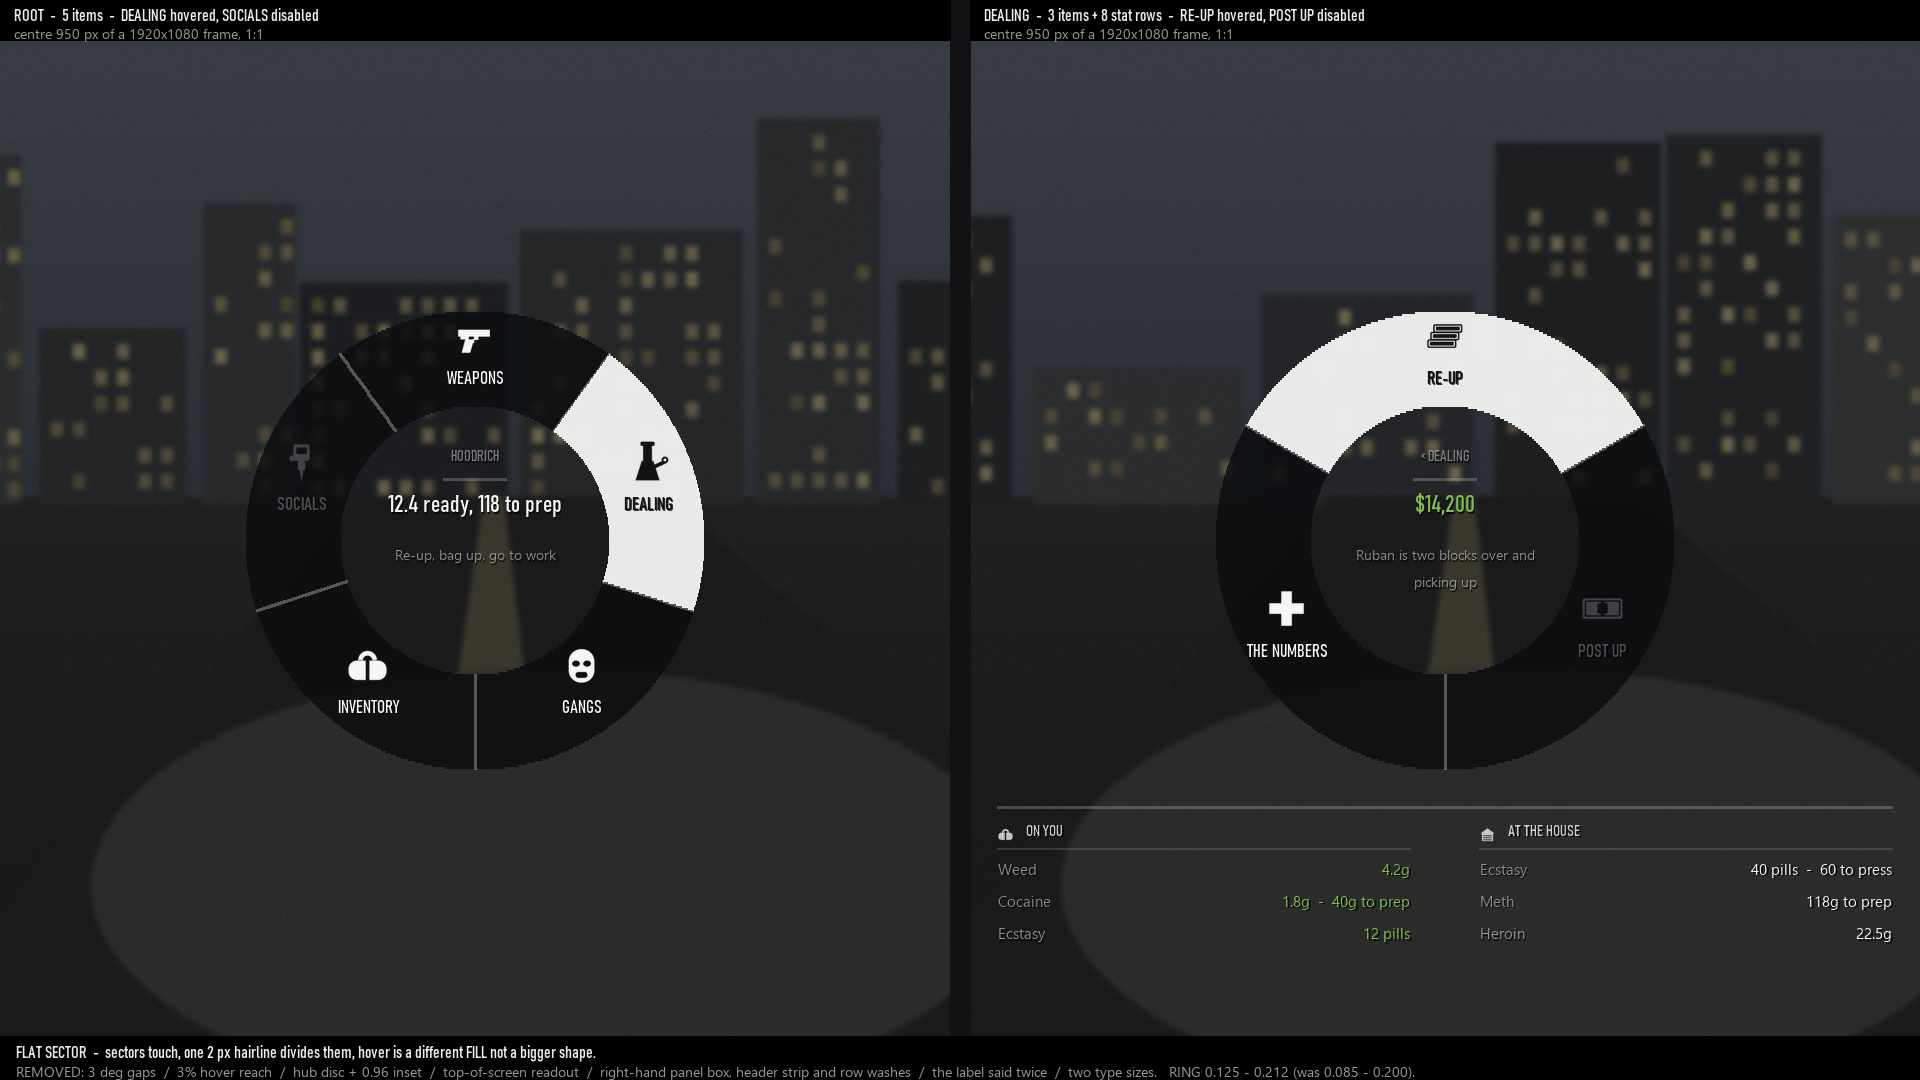

Write the Python code that produced this figure.
# -*- coding: utf-8 -*-
#
# HOODRICH wheel redesign -- direction "FLAT SECTOR, NO GAPS"  (key: flat)
#
# The thesis: the current wheel separates things three times over (3 degree gaps, a 3% hover
# reach, a 0.96 hub inset) and says the same thing in three places (wedge label, hub title,
# top-of-screen readout, plus a right-hand panel that drags the whole composition sideways).
#
# This design does the opposite. Sectors TOUCH. Selection is a change of FILL, not of size.
# Division is one hairline. Every word sits inside or directly under the ring, on one vertical
# axis, so the composition is symmetric and the reading distance is short.
#
# WHAT IS REMOVED
#   * the 3 degree segment gap          -> sectors meet exactly, one hairline between them
#   * the 3% hover reach                -> hovered sector is the SAME shape, near-white fill
#   * the hub disc and its 0.96 inset   -> the centre is open backdrop; the ring floats
#   * the top-of-screen readout at 0.085 -> folded into the open centre
#   * the right-hand stat panel box     -> two centred columns under the ring, no box
#   * the panel header strip + accent rule + alternating row washes + PanelTitle
#   * the label duplicated in the readout (the wedge already says it, in white, lit up)
#   * two of the four type sizes
#
# WHAT IS DRAWN, AND WITH WHAT
#   Draw.Rect            backdrop, hairline rules, footer rules
#   Draw.Wedge           the sectors (no gap between them)
#   Draw.Rect            the hairline spokes, as a run of ~55 small squares along the radius
#   Draw.File            the data/icons PNGs, tinted
#   Draw.Text / TextRight / MeasureText / Fit    all copy
#   No Draw.Disc at all -- there is no hub any more.
#   Nothing here needs a gradient, a rounded corner, a blur or a stroked line.
#
# UNITS: fractions of screen HEIGHT. x is divided by aspect (Draw.ToX) before it becomes a
# width fraction. Panel/column widths are already WIDTH fractions and are not divided.
#
# THE IMAGE: two 950 px wide windows into a 1920x1080 game frame, at 1:1 pixel scale, so the
# type is shown at the size it will really be. The design lives on the centre column of the
# screen, so nothing outside those windows is being hidden.

import math
import os
import random

from PIL import Image, ImageDraw, ImageFont, ImageFilter

ROOT = r'C:\projects\hoodrich'
ICONS = os.path.join(ROOT, 'data', 'icons')
OUT = os.path.join(ROOT, 'preview', 'wheel_flat.png')

SW, SH = 1920, 1080          # the game frame each window looks into
ASPECT = SW / float(SH)
WIN_W = 950                  # window width, 1:1
CANVAS_W, CANVAS_H = 1920, 1080

# ---- palette (Palette.cs, as RGBA) -----------------------------------------

BACKDROP      = (0, 0, 0, 140)
SEGMENT       = (10, 12, 14, 210)
SEG_HOVER     = (240, 242, 240, 245)
SEG_DISABLED  = (10, 12, 14, 210)    # disabled: the SAME fill as enabled. See note below.
HAIRLINE      = (245, 245, 245, 78)  # Palette.Alpha(Accent, 78)
RULE          = (245, 245, 245, 55)
RULE_FAINT    = (245, 245, 245, 34)
TEXT          = (255, 255, 255, 245)
TEXT_DIM      = (176, 179, 181, 190)
TEXT_ON_HOVER = (16, 18, 20, 255)
TEXT_DISABLED = (150, 152, 156, 255)
ACCENT        = (245, 245, 245, 255)
CASH          = (126, 190, 79, 255)
WARN          = (232, 177, 44, 255)

# ---- geometry ---------------------------------------------------------------

INNER  = 0.125     # was 0.085. Bigger hole, so the readout can live in it.
OUTER  = 0.212     # was 0.200
MID    = (INNER + OUTER) * 0.5
BAND   = OUTER - INNER          # 0.087 -- thinner than today's 0.115

HAIR_LINE_PX = 2.0  # hairline thickness in device pixels, drawn as a run of small squares.

ICON_H   = 0.042
ICON_DY  = -0.020
LABEL_DY = 0.010

FOOT_TOP  = 0.5 + OUTER + 0.036
ROW_H     = 0.030
COL_W     = 0.215                     # width fraction
COL_GUT   = 0.036
FOOT_LEFT = 0.5 - (COL_W * 2 + COL_GUT) * 0.5


# ---- text -------------------------------------------------------------------

def _load(paths, px):
    for p in paths:
        try:
            return ImageFont.truetype(p, px)
        except Exception:
            pass
    return ImageFont.load_default()


_CACHE = {}


def gfont(px, condensed):
    """FontLabel is Chalet Comprime Cologne (condensed); FontBody is Chalet London (plain)."""
    key = (px, condensed)
    if key in _CACHE:
        return _CACHE[key]
    if condensed:
        f = _load([r'C:\Windows\Fonts\bahnschrift.ttf', r'C:\Windows\Fonts\segoeuisl.ttf',
                   r'C:\Windows\Fonts\arialn.ttf'], px)
        try:
            f.set_variation_by_name('Condensed')
        except Exception:
            pass
    else:
        f = _load([r'C:\Windows\Fonts\segoeui.ttf', r'C:\Windows\Fonts\arial.ttf'], px)
    _CACHE[key] = f
    return f


def px_of(scale):
    """GTA text scale -> pixels. Matched to wheel_current.py so sizes compare like for like."""
    return max(9, int(round(scale * 52)))


class Type(object):
    """Collects every string for one frame so they can be composited in one pass."""

    def __init__(self):
        self.layer = Image.new('RGBA', (SW, SH), (0, 0, 0, 0))
        self.d = ImageDraw.Draw(self.layer)

    def measure(self, s, scale, condensed):
        return self.d.textlength(s, font=gfont(px_of(scale), condensed)) / float(SW)

    def put(self, s, x, y, scale, colour, condensed=True, align='c', shadow=True):
        """x,y are normalized; y is the TOP edge, matching Draw.Text."""
        if not s:
            return
        f = gfont(px_of(scale), condensed)
        w = self.d.textlength(s, font=f)
        px = x * SW
        if align == 'c':
            px -= w * 0.5
        elif align == 'r':
            px -= w
        py = y * SH
        if shadow:
            self.d.text((px + 1.4, py + 1.4), s, font=f, fill=(0, 0, 0, 200))
        self.d.text((px, py), s, font=f, fill=colour)

    def fit(self, s, max_w, scale, condensed):
        """Draw.Fit: trim to width (a WIDTH fraction) with an ellipsis."""
        if not s or self.measure(s, scale, condensed) <= max_w:
            return s
        while s and self.measure(s + '...', scale, condensed) > max_w:
            s = s[:-1]
        return s.rstrip(' ,') + '...' if s else ''

    def wrap(self, s, max_w, scale, condensed, lines=2):
        """Word wrap. In C# this is a loop over MeasureText, nothing exotic."""
        words, out, cur = s.split(), [], ''
        for word in words:
            trial = (cur + ' ' + word).strip()
            if cur and self.measure(trial, scale, condensed) > max_w:
                out.append(cur)
                cur = word
                if len(out) == lines:
                    break
            else:
                cur = trial
        if cur and len(out) < lines:
            out.append(cur)
        if len(out) == lines and cur and out[-1] != cur:
            out[-1] = self.fit(out[-1] + ' ' + cur, max_w, scale, condensed)
        return out[:lines]


# ---- shapes -----------------------------------------------------------------

def to_x(h):
    return h / ASPECT


class Shapes(object):
    """One layer of rectangles. Everything in here is literally Draw.Rect."""

    def __init__(self):
        self.layer = Image.new('RGBA', (SW, SH), (0, 0, 0, 0))
        self.d = ImageDraw.Draw(self.layer)

    def rect(self, x, y, w, h, c):
        """Draw.Rect: centre-anchored, w and h already normalized on their own axis."""
        x0 = (x - w * 0.5) * SW
        x1 = (x + w * 0.5) * SW
        y0 = (y - h * 0.5) * SH
        y1 = (y + h * 0.5) * SH
        self.d.rectangle([x0, y0, max(x1, x0 + 1), max(y1, y0 + 1)], fill=c)

    def rule(self, cx, y, w, c, thick=0.0016):
        self.rect(cx, y, w, thick, c)

    def spoke(self, cx, cy, r_in, r_out, angle_deg, c, thick_px=2.0, step_px=1.6):
        """
        The hairline that divides two sectors.
        NOT a thin wedge: a 0.3 degree wedge is narrower than one 2 px scan row wherever the
        boundary runs near-horizontal, so it comes out dotted -- the exact defect the old
        Draw.Arc had. Walked along the RADIUS instead, one small square per step, which is
        solid at every angle and costs about 55 rects. Draw.Rect only.
        """
        rad = math.radians(angle_deg)
        sx, sy = math.sin(rad), math.cos(rad)
        t = thick_px / float(SH)
        steps = max(2, int(((r_out - r_in) * SH) / step_px))
        for k in range(steps + 1):
            r = r_in + (r_out - r_in) * k / float(steps)
            self.rect(cx + to_x(r * sx), cy - r * sy, to_x(t), t, c)

    def wedge(self, cx, cy, r_in, r_out, a_from, a_to, c):
        """
        Draw.Wedge, emulated row by row exactly as Draw.cs does it -- RowPixels = 2, rows
        landed on whole device pixels, one Rect per row. The slightly stepped edges you can
        see here are the real ones; this is not a smoothed preview.
        """
        span = a_to - a_from
        if span <= 0 or r_out <= r_in:
            return
        if span > 170.0:                      # MaxSpanDegrees
            mid = a_from + span * 0.5
            self.wedge(cx, cy, r_in, r_out, a_from, mid, c)
            self.wedge(cx, cy, r_in, r_out, mid, a_to, c)
            return

        a0, a1 = math.radians(a_from), math.radians(a_to)
        s0, c0 = math.sin(a0), math.cos(a0)
        s1, c1 = math.sin(a1), math.cos(a1)

        row = 2                                # RowPixels
        cy_px = cy * SH
        top = int(math.floor((cy - r_out) * SH))
        bot = int(math.ceil((cy + r_out) * SH))
        top -= (top - int(cy_px)) % row

        for py in range(top, bot, row):
            dy = (cy_px - (py + row * 0.5)) / float(SH)     # up-positive, height fraction
            if abs(dy) >= r_out:
                continue
            outer = math.sqrt(r_out * r_out - dy * dy)
            hole = math.sqrt(max(0.0, r_in * r_in - dy * dy))

            spans = [(-outer, -hole), (hole, outer)] if hole > 0 else [(-outer, outer)]

            # Two half-planes clip the sector: c0*dx - s0*dy >= 0 and c1*dx - s1*dy <= 0.
            for lo, hi in spans:
                lo2, hi2 = lo, hi
                for cc, ss, want_ge in ((c0, s0, True), (c1, s1, False)):
                    t = ss * dy
                    if abs(cc) < 1e-9:
                        if (0.0 >= t) != want_ge and abs(0.0 - t) > 1e-12:
                            lo2, hi2 = 0.0, -1.0
                        continue
                    bound = t / cc
                    ge = want_ge if cc > 0 else (not want_ge)
                    if ge:
                        lo2 = max(lo2, bound)
                    else:
                        hi2 = min(hi2, bound)
                if hi2 - lo2 <= 0:
                    continue
                x0 = (cx + to_x((lo2 + hi2) * 0.5)) * SW
                w = to_x(hi2 - lo2) * SW
                self.d.rectangle([x0 - w * 0.5, py, x0 + w * 0.5, py + row], fill=c)


# ---- icons ------------------------------------------------------------------

_ICON_CACHE = {}


def icon(layer, name, cx, cy, h, colour):
    """Draw.File: a white mask PNG, square, tinted, centred, sized by screen height."""
    path = os.path.join(ICONS, name)
    if not os.path.exists(path):
        return False
    side = max(2, int(round(h * SH)))
    key = (name, side)
    if key not in _ICON_CACHE:
        src = Image.open(path).convert('RGBA').resize((side, side), Image.LANCZOS)
        _ICON_CACHE[key] = src.split()[3]
    mask = _ICON_CACHE[key]
    a = colour[3]
    if a < 255:
        mask = mask.point(lambda v: v * a // 255)
    tint = Image.new('RGBA', (side, side), (colour[0], colour[1], colour[2], 255))
    tint.putalpha(mask)
    layer.alpha_composite(tint, (int(cx * SW - side / 2.0), int(cy * SH - side / 2.0)))
    return True


def text_on(fill):
    luma = (0.2126 * fill[0] + 0.7152 * fill[1] + 0.0722 * fill[2]) / 255.0
    return TEXT_ON_HOVER if luma > 0.55 else TEXT


# ---- the gameplay behind it -------------------------------------------------

def scene(seed):
    """
    Mid-grey, roughly photographic. Sky, a lit road, blocky buildings, a bright shopfront and
    grain -- enough contrast range to prove the HUD survives being over something.
    """
    rnd = random.Random(seed)
    im = Image.new('RGB', (SW, SH))
    d = ImageDraw.Draw(im)

    for y in range(SH):
        t = y / float(SH)
        if t < 0.46:
            k = t / 0.46
            d.line([(0, y), (SW, y)], fill=(int(126 - 34 * k), int(138 - 36 * k), int(152 - 34 * k)))
        else:
            k = (t - 0.46) / 0.54
            d.line([(0, y), (SW, y)], fill=(int(74 - 26 * k), int(72 - 26 * k), int(70 - 24 * k)))

    horizon = int(SH * 0.46)
    x = -60
    while x < SW + 60:
        w = rnd.randint(90, 260)
        h = rnd.randint(120, 400)
        v = rnd.randint(52, 96)
        d.rectangle([x, horizon - h, x + w, horizon + 8], fill=(v, v + 3, v + 8))
        for wy in range(horizon - h + 16, horizon - 12, 26):
            for wx in range(x + 12, x + w - 12, 22):
                if rnd.random() < 0.34:
                    g = rnd.randint(150, 235)
                    d.rectangle([wx, wy, wx + 11, wy + 14], fill=(g, int(g * 0.94), int(g * 0.7)))
        x += w + rnd.randint(4, 26)

    # Road, kerbs, a bright wet patch under a light.
    d.polygon([(SW * 0.18, SH), (SW * 0.44, horizon), (SW * 0.60, horizon), (SW * 0.96, SH)],
              fill=(58, 58, 60))
    d.polygon([(SW * 0.46, SH), (SW * 0.505, horizon), (SW * 0.515, horizon), (SW * 0.55, SH)],
              fill=(126, 122, 96))
    d.ellipse([SW * 0.30, SH * 0.62, SW * 0.78, SH * 1.02], fill=(96, 96, 92))
    d.rectangle([SW * 0.02, SH * 0.50, SW * 0.20, SH * 0.74], fill=(168, 156, 122))
    d.rectangle([SW * 0.80, SH * 0.44, SW * 0.99, SH * 0.66], fill=(38, 40, 46))

    im = im.filter(ImageFilter.GaussianBlur(2.6))
    px = im.load()
    for i in range(150000):
        xx = rnd.randrange(SW)
        yy = rnd.randrange(SH)
        r, g, b = px[xx, yy]
        n = rnd.randint(-16, 16)
        px[xx, yy] = (max(0, min(255, r + n)), max(0, min(255, g + n)), max(0, min(255, b + n)))
    return im.convert('RGBA')


# ---- the wheel --------------------------------------------------------------

def render(page, seed):
    """One whole 1920x1080 game frame with the wheel on it."""
    base = scene(seed)

    dim = Image.new('RGBA', (SW, SH), BACKDROP)
    base.alpha_composite(dim)

    sectors = Shapes()
    hairs = Shapes()
    decor = Shapes()
    art = Image.new('RGBA', (SW, SH), (0, 0, 0, 0))
    ty = Type()

    items = page['items']
    n = len(items)
    step = 360.0 / n
    hovered = page.get('hover', -1)

    cx, cy = 0.5, 0.5

    # ---- sectors. No gap: they meet exactly. -------------------------------
    for i, it in enumerate(items):
        mid = i * step
        a, b = mid - step * 0.5, mid + step * 0.5

        # Disabled is NOT a different sector. The old wheel gave it a lighter fill (44,46,50),
        # which reads as half-highlighted -- the one thing it must not look like. Here the ring
        # stays whole, positions never move, and the whole signal is carried by the CONTENT
        # going to 40% grey. A disabled item you are actually pointing at is the only case that
        # changes the fill, and it goes DARK, not white, so the refusal is obvious before you
        # let go of the button.
        if not it.get('enabled', True):
            fill = (36, 14, 14, 225) if i == hovered else SEG_DISABLED
        elif i == hovered:
            fill = it.get('tint') or SEG_HOVER
        else:
            fill = SEGMENT

        sectors.wedge(cx, cy, INNER, OUTER, a, b, fill)

    # ---- one hairline per boundary. The ONLY separation mechanism. ---------
    if n > 1:
        for i in range(n):
            hairs.spoke(cx, cy, INNER, OUTER, i * step - step * 0.5, HAIRLINE,
                        thick_px=HAIR_LINE_PX)

    base.alpha_composite(sectors.layer)
    base.alpha_composite(hairs.layer)

    # ---- sector contents ---------------------------------------------------
    for i, it in enumerate(items):
        mid = i * step
        rad = math.radians(mid)
        px = cx + to_x(MID * math.sin(rad))
        py = cy - MID * math.cos(rad)

        enabled = it.get('enabled', True)
        if not enabled:
            fg = (150, 152, 156, 115)
            ink = (150, 152, 156, 95)
        elif i == hovered:
            fg = text_on(it.get('tint') or SEG_HOVER)
            ink = fg
        else:
            fg = TEXT
            ink = fg

        icon(art, it['icon'], px, py + ICON_DY, ICON_H, ink)
        ty.put(it['label'].upper(), px, py + LABEL_DY, 0.34, fg, condensed=True)

    # ---- the centre. The whole readout, in the hole the ring leaves. -------
    item = items[hovered] if 0 <= hovered < n else None
    crumb = ('< ' + page['title']) if page.get('nested') else page['title']

    if item is None:
        ty.put(crumb.upper(), cx, cy - 0.040, 0.44, ACCENT)
        ty.put(page.get('subtitle', ''), cx, cy + 0.008, 0.28, TEXT_DIM, condensed=False)
    else:
        enabled = item.get('enabled', True)

        ty.put(crumb.upper(), cx, cy - 0.084, 0.28, (176, 179, 181, 160))
        decor.rule(cx, cy - 0.056, to_x(0.058), RULE, thick=0.0018)

        value = item.get('value', '')
        if value:
            vc = CASH if (enabled and value.startswith('$')) else (TEXT if enabled else TEXT_DISABLED)
            ty.put(ty.fit(value, to_x(0.215), 0.46, True), cx, cy - 0.044, 0.46, vc)
            dy = cy + 0.004
        else:
            dy = cy - 0.026

        detail = item.get('reason', '') if not enabled else item.get('detail', '')
        dc = WARN if not enabled else TEXT_DIM
        for line in ty.wrap(detail, to_x(0.205), 0.26, False, lines=2):
            ty.put(line, cx, dy, 0.26, dc, condensed=False)
            dy += 0.025

    # ---- the footer. Two centred columns, no box, no washes. ---------------
    panel = page.get('panel')
    if panel:
        decor.rule(cx, FOOT_TOP, COL_W * 2 + COL_GUT, RULE)

        for col_i, col in enumerate(panel[:2]):
            left = FOOT_LEFT + col_i * (COL_W + COL_GUT)
            right = left + COL_W
            y = FOOT_TOP + 0.014

            for row in col:
                label, value, tint, art_file = row
                head = value is None

                lx = left
                if art_file and icon(art, art_file, lx + to_x(0.016) * 0.5, y + 0.011,
                                     0.016, TEXT_DIM if not head else (245, 245, 245, 200)):
                    lx += to_x(0.016) + 0.006

                if head:
                    ty.put(label.upper(), lx, y, 0.30, (245, 245, 245, 205), align='l')
                    decor.rect((left + right) * 0.5, y + 0.024, COL_W, 0.0014, RULE_FAINT)
                    y += ROW_H
                    continue

                ty.put(label, lx, y + 0.002, 0.28, TEXT_DIM, condensed=False, align='l')
                taken = (lx - left) + ty.measure(label, 0.28, False)
                room = COL_W - taken - 0.010
                ty.put(ty.fit(value, room, 0.28, False), right, y + 0.002, 0.28,
                       tint or TEXT, condensed=False, align='r')
                y += ROW_H

    base.alpha_composite(decor.layer)
    base.alpha_composite(art)
    base.alpha_composite(ty.layer)
    return base


# ---- content: the real pages ------------------------------------------------
# Root, straight out of WheelPages.BuildRoot(). Dealing, straight out of BuildDrugsPage()
# with HoldingRows() feeding the panel.

ROOT_PAGE = {
    'title': 'Hoodrich',
    'subtitle': 'Unaffiliated',
    'hover': 1,
    'items': [
        {'label': 'Weapons', 'icon': 'guns.png', 'value': 'Micro SMG',
         'detail': "Opens the game's own weapon wheel"},
        {'label': 'Dealing', 'icon': 'bong.png', 'value': '12.4 ready, 118 to prep',
         'detail': 'Re-up, bag up, go to work'},
        {'label': 'Gangs', 'icon': 'mask.png', 'value': 'SOLO',
         'detail': 'Nobody has put you on yet'},
        {'label': 'Inventory', 'icon': 'stash.png', 'value': '3 kinds  -  12.4g',
         'detail': 'Everything you are carrying'},
        {'label': 'Socials', 'icon': 'tattoo.png', 'value': '',
         'detail': 'What the block is saying, and what you say back',
         'enabled': False, 'reason': 'Not right now'},
    ],
}

DEALING_PAGE = {
    'title': 'Dealing',
    'subtitle': '12.4 ready, 118 to prep',
    'nested': True,
    'hover': 0,
    'items': [
        {'label': 'Re-up', 'icon': 'money.png', 'value': '$14,200',
         'detail': 'Ruban is two blocks over and picking up'},
        {'label': 'Post up', 'icon': 'cash.png', 'value': '',
         'detail': 'Stand on a corner and let it come to you',
         'enabled': False, 'reason': 'All you have is weight -- prep it first'},
        {'label': 'The numbers', 'icon': 'health.png', 'value': '',
         'detail': 'Prices, heat, and what this block does to both'},
    ],
    'panel': [
        [('ON YOU', None, None, 'stash.png'),
         ('Weed', '4.2g', CASH, None),
         ('Cocaine', '1.8g  -  40g to prep', CASH, None),
         ('Ecstasy', '12 pills', CASH, None)],
        [('AT THE HOUSE', None, None, 'garage.png'),
         ('Ecstasy', '40 pills  -  60 to press', TEXT, None),
         ('Meth', '118g to prep', TEXT, None),
         ('Heroin', '22.5g', TEXT, None)],
    ],
}


# ---- compose ----------------------------------------------------------------

def window(frame):
    x = (SW - WIN_W) // 2
    return frame.crop((x, 0, x + WIN_W, SH))


def main():
    canvas = Image.new('RGBA', (CANVAS_W, CANVAS_H), (18, 18, 20, 255))

    canvas.paste(window(render(ROOT_PAGE, 7)), (0, 0))
    canvas.paste(window(render(DEALING_PAGE, 21)), (CANVAS_W - WIN_W, 0))

    d = ImageDraw.Draw(canvas)
    d.rectangle([WIN_W, 0, CANVAS_W - WIN_W, CANVAS_H], fill=(18, 18, 20, 255))

    cap = gfont(17, True)
    small = gfont(14, False)

    def caption(x, head, sub):
        d.rectangle([x, 0, x + WIN_W, 40], fill=(0, 0, 0, 205))
        d.text((x + 14, 7), head, font=cap, fill=(236, 236, 236, 255))
        d.text((x + 14, 23), sub, font=small, fill=(150, 152, 156, 255))

    caption(0, 'ROOT  -  5 items  -  DEALING hovered, SOCIALS disabled',
            'centre 950 px of a 1920x1080 frame, 1:1')
    caption(CANVAS_W - WIN_W, 'DEALING  -  3 items + 8 stat rows  -  RE-UP hovered, POST UP disabled',
            'centre 950 px of a 1920x1080 frame, 1:1')

    d.rectangle([0, CANVAS_H - 44, CANVAS_W, CANVAS_H], fill=(0, 0, 0, 215))
    d.text((16, CANVAS_H - 36),
           'FLAT SECTOR  -  sectors touch, one 2 px hairline divides them, hover is a '
           'different FILL not a bigger shape.',
           font=cap, fill=(236, 236, 236, 255))
    d.text((16, CANVAS_H - 19),
           'REMOVED: 3 deg gaps  /  3% hover reach  /  hub disc + 0.96 inset  /  top-of-screen '
           'readout  /  right-hand panel box, header strip and row washes  /  the label said '
           'twice  /  two type sizes.   RING 0.125 - 0.212 (was 0.085 - 0.200).',
           font=small, fill=(150, 152, 156, 255))

    canvas.convert('RGB').save(OUT, 'PNG')
    print(OUT, os.path.getsize(OUT), 'bytes')


if __name__ == '__main__':
    main()
